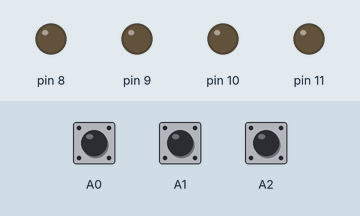
This sketch was run on a simulated Arduino Uno, built with avr-gcc and run on an emulated ATmega328P. On the bench: output pins drawn as LEDs (lit = HIGH). Dashed ring = blinking. The test bench sets the inputs (shaded band); at power-on: A0 HIGH, A1 HIGH, A2 HIGH.

Above: at 1.2 s.
1.3 s: A0 pulled LOW for 3.2 s
At 4.6 s:
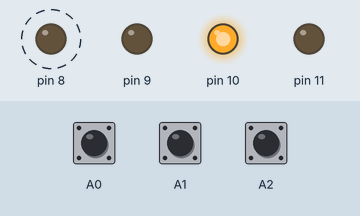
6.0 s: A0 pulled LOW for 0.15 s
At 7.1 s:
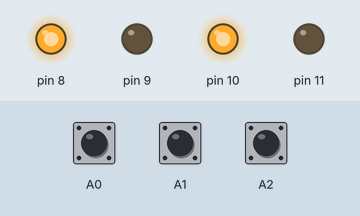
7.6 s: A0 pulled LOW for 1 s
At 8.3 s:
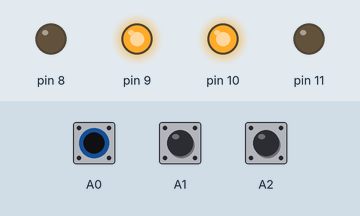
10.1 s: A0 pulled LOW for 0.15 s
At 11.3 s:
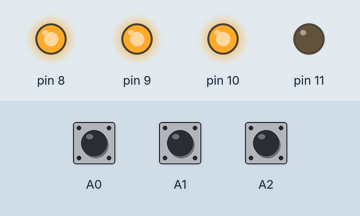
11.7 s: A0 pulled LOW for 0.15 s
At 12.6 s:
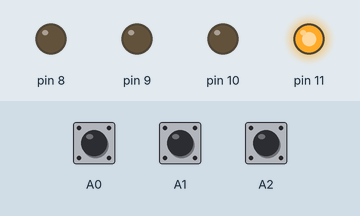
13.3 s: A0 pulled LOW for 1 s
At 13.8 s:
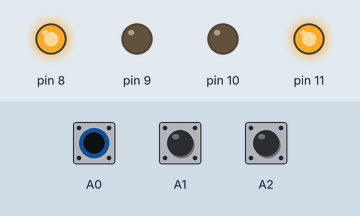
Timing chart, 0 to 16.3 s (numbered marks = the images above; inputs shaded):
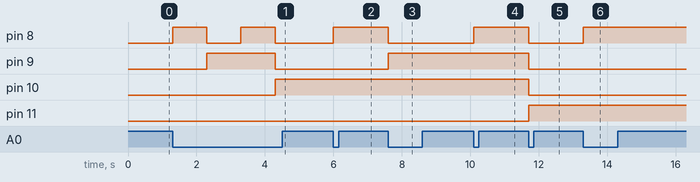

Measured:
- after the input at 1.3 s, pin 8: alternates HIGH for 1.0 s and LOW for 1.0 s, starting at once; pin 9: LOW → HIGH after 1.0 s, → LOW 2.0 s later; pin 10: LOW → HIGH after 3.0 s
- after the input at 6.0 s, pin 8: LOW → HIGH at once
- after the input at 7.6 s, pin 8: HIGH → LOW at once; pin 9: LOW → HIGH at once
- after the input at 10.1 s, pin 8: LOW → HIGH at once
- after the input at 11.7 s, pin 8–10: HIGH → LOW at once; pin 11: LOW → HIGH at once
- after the input at 13.3 s, pin 8: LOW → HIGH at once

The sketch:

mikro3.1.ino
```cpp
void setup() {
  // put your setup code here, to run once:
DDRB=0b1111;
DDRC=0b0000;
PORTC=0b1111;

}

void loop() {
   if(digitalRead(A0)==LOW)
   {
   PORTB = PORTB + 1;
    delay(1000);
   }

   if(digitalRead(A1)==LOW)
     {
       PORTB = PORTB - 1;
       delay(1000);
     }

   if(digitalRead(A2)==LOW)
     {
       PORTB=0;
     }
}
```
